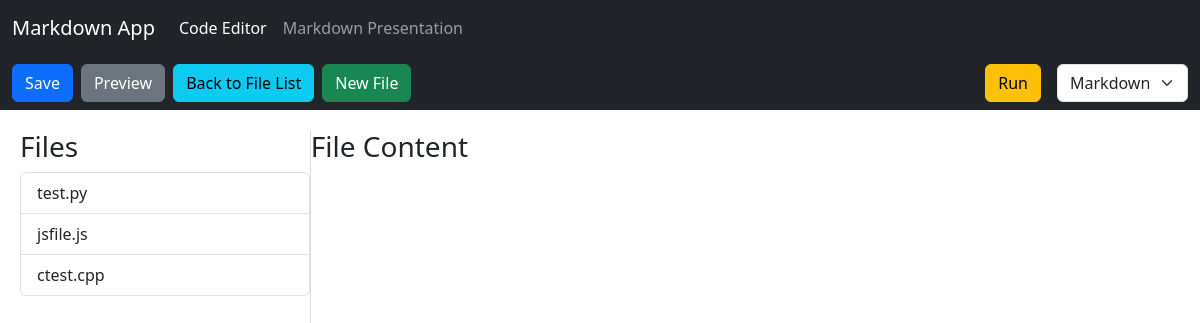
The app's page /code-editor/ with its own data.
### CodeEditor/models.py (models this page shows)
class BookModel(models.Model):
    file_name = models.CharField(max_length=100)
    content = models.CharField(max_length=10000)
    language = models.CharField(max_length=100)

### CodeEditor/views.py (the view, shortened to what this page needs)
# urls.py: path('', Index.as_view(), name='index'),
class Index(View):
    def get(self, request):
        books = BookModel.objects.all()
        return render(request, 'mdtoslide/index.html', {'md_files': books})

### CodeEditor/templates/mdtoslide/index.html (shortened to what this page needs)
{% load static %}
<!DOCTYPE html>
<html lang="en">
<head>
    <link href="https://cdn.jsdelivr.net/npm/bootstrap@5.3.0/dist/css/bootstrap.min.css" rel="stylesheet">
    <link rel="stylesheet" href="{% static 'styles/codeEditor.css' %}">
</head>
<body>
    <nav class="navbar navbar-expand-lg navbar-dark bg-dark">
        <div class="container-fluid">
            <a class="navbar-brand" href="#">Markdown App</a>
            <div class="collapse navbar-collapse" id="navbarContent">
                <ul class="navbar-nav me-auto mb-2 mb-lg-0">
                    <li class="nav-item">
                        <a class="nav-link active" href="/code-editor/">Code Editor</a>
                    </li>
                    <li class="nav-item">
                        <a class="nav-link" href="/reveal/">Markdown Presentation</a>
                    </li>
                </ul>
            </div>
        </div>
    </nav>
<nav class="navbar navbar-expand-lg navbar-dark bg-dark">
    <div class="container-fluid">
        <div class="navbar-nav">
            <button class="btn btn-primary me-2 mb-2 mb-lg-0" onclick="saveFileContent()">Save</button>
            <button class="btn btn-secondary me-2 mb-2 mb-lg-0" id="previewbtn" onclick="previewFileContent()">Preview</button>
            <button class="btn btn-info me-2 mb-2 mb-lg-0 back-button" id="backbtn" onclick="showFileList()">Back to File List</button>
            <button class="btn btn-success mb-2 mb-lg-0" onclick="createNewFile()">New File</button>
        </div>
        <div class="ms-auto d-flex align-items-center gap-3">
            <button class="btn btn-warning d-flex justify-content-center align-items-center" id="run" onclick="runCode()">
                Run
            </button>
            <select style="cursor: pointer;" id="language-select" class="form-select" onchange="changeLanguage()">
                <option value="md">Markdown</option>
            </select>
        </div>
    </div>
</nav>
<div class="home">
    <div class="file-list">
        <h3>Files</h3>
        <ul class="list-group">
            {% for file in md_files %}
            <li class="list-group-item list-group-item-action" style="cursor: pointer;" onclick="loadFileContent('{{ file.id }}')" value="{{ file.id }}">{{ file.file_name }}.{{file.language}}</li>
            {% endfor %}
        </ul>
    </div>
    <div class="content-area">
        <h3>File Content</h3>
        <div id="editor"></div>
    </div>
</div>
</body>
</html>

### static/styles/codeEditor.css (style rules this page uses)
.home { height: calc(100vh - 56px - 100px); display: flex; flex-direction: row; padding: 20px; box-sizing: border-box; }
.file-list { border-right: 1px solid #ddd; overflow-y: auto; transition: opacity 0.3s ease; flex: 1; }
.content-area { flex: 3; display: flex; flex-direction: column; }
#editor { height: 100%; flex: 1; }

### records on screen
BookModel: {{ file.id }} 1 (drawn), file_name "test", language "py"
BookModel: {{ file.id }} 2 (drawn), file_name "jsfile", language "js"
BookModel: {{ file.id }} 3 (drawn), file_name "ctest", language "cpp"
